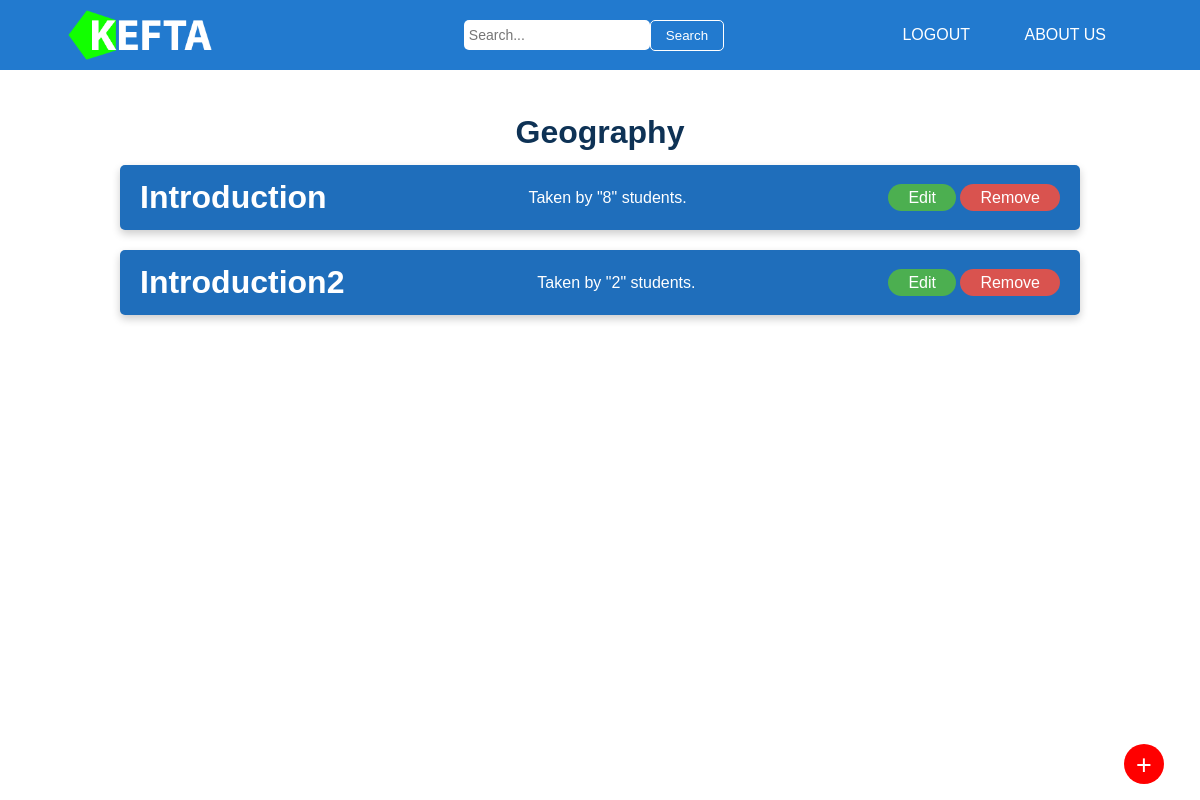
The app's page /exam/e55a221c-e8f1-492c-8fa3-c2ff10cf9cfa (signed in) with its own data.
### models/class_.py (models this page shows, shortened)
class Class(db.Model):
    id = db.Column(db.String(60), primary_key=True, default=generate_uuid)
    name = db.Column(db.String(60), nullable=False)
    teacher_id = db.Column(db.String(60), db.ForeignKey('teacher.id'),
                           nullable=False)
    created_at = db.Column(db.DateTime, nullable=False,
                           default=datetime.utcnow)
    updated_at = db.Column(db.DateTime, nullable=False,
                           default=datetime.utcnow)
    image_name = db.Column(db.String(60), nullable=False)
    exams = db.relationship('Exam', backref='class', lazy=True,
                            cascade="all, delete-orphan")

### models/exam.py (models this page shows, shortened)
class Exam(db.Model):
    id = db.Column(db.String(60), primary_key=True, default=generate_uuid)
    name = db.Column(db.String(60), nullable=False)
    created_at = db.Column(db.DateTime, nullable=False,
                           default=datetime.utcnow)
    class_id = db.Column(db.String(60), db.ForeignKey('class.id'),
                         nullable=False)
    created_at = db.Column(db.DateTime, nullable=False,
                           default=datetime.utcnow)
    updated_at = db.Column(db.DateTime, nullable=False,
                           default=datetime.utcnow)
    questions = db.relationship('Question', backref='exam', lazy=True,
                                cascade="all, delete-orphan")
    marks = db.relationship('Mark', backref='exam', lazy=True,
                            cascade="all, delete-orphan")
    def student_no(self):
        return len(self.marks)

### views/exam.py (the view)
@exam.route('/exam/<string:class_id>', methods=['GET', 'POST'])
@login_required
def exams(class_id):
    all_exam = Exam.query.filter_by(class_id=class_id).all()
    current_class = Class.query.filter_by(id=class_id).first()
    return render_template('exam.html', user=current_user,
                           exams=all_exam, current_class=current_class)

### app.py (called while the page is built)
@app.teardown_appcontext
def teardown_handler(self):
    db.session.remove()

### templates/exam.html (shortened to what this page needs)
{% extends "base.html" %}
{% block style %}
<link rel="stylesheet" type="text/css" href="../static/css/exam.css">
{% endblock %}
{% block content%}
{% if exams|length == 0 %}
	<h1 class="class-name">No exam created yet</h1>
{% else %}
	<h1 class="class-name">{{ exams[0].class.name }}</h1>
{% endif %}
{% for exam in exams %}
<div class="exam-list" onclick="questionList('{{ exam.id }}')">
	<h1>{{ exam.name }}</h1>
	<p class="status">Taken by "{{ exam.student_no() }}" students.</p>
	{% if exam.class.teacher.id == user.id or user.email == 'admin@admin.com' %}
		<div class="edit_question">
			<a onclick="editExam('{{exam.id}}'); event.stopPropagation();" class="edit_btn">Edit</a>
			<a onclick="deleteExam('{{exam.id}}'); event.stopPropagation();" class="remove_btn">Remove</a>
		</div>
	{% endif %}
</div>
{% endfor %}
{% if current_class.teacher_id == user.id %}
<div class="add_button">
	<a onclick="add_exam('{{current_class.id}}')" value="{{ current_class.id }}">
		<p>+</p>
	</a>
</div>
{% endif %}
{% endblock %}

### static/css/common.css (style rules this page uses)
* { padding: 0; margin: 0; box-sizing: border-box; font-family: sans-serif; }
:root { --color1: #1F6EBB; --color2: #6998C7; --color3: #227ACF; --color4: #4890D5; --color5: #0E3255; }
html { scroll-behavior: smooth; }

### static/css/exam.css (style rules this page uses)
* { padding: 0; margin: 0; box-sizing: border-box; font-family: sans-serif; }
:root { --color1: #1F6EBB; --color2: #6998C7; --color3: #227ACF; --color4: #4890D5; --color5: #0E3255; }
.container .class-name { text-align: center; padding: 14px 14px; color: var(--color5); }
.container .exam-list { background: var(--color1); display: flex; box-shadow: 0 4px 8px 0 rgba(0, 0, 0, 0.2); margin-bottom: 20px; border-radius: 5px; padding: 14px 20px; color: white; cursor: pointer; justify-content: space-between; }
.container .exam-list .status { padding-top: 10px; }
.container .exam-list .edit_question { padding-top: 10px; }
.container .exam-list .edit_question .edit_btn { text-decoration: none; background: #4CAF50; border-radius: 18px; padding: 5px 20px 5px 20px; color: white; margin-bottom: 50px; }
.container .exam-list .edit_question .remove_btn { text-decoration: none; background: #D9534F; border-radius: 18px; padding: 5px 20px 5px 20px; color: white; }
.container .add_button a { bottom: 2%; z-index: 2; right: 3%; position: fixed; float: right; background: red; width: 40px; height: 40px; border-radius: 50%; text-align: center; color: white; text-decoration: none; font-size: 27px; }
.container .add_button a p { padding-top: 6px; }

### records on screen
Class: name "Geography"
Exam: name "Introduction", student_no "8"
Exam: name "Introduction2", student_no "2"
